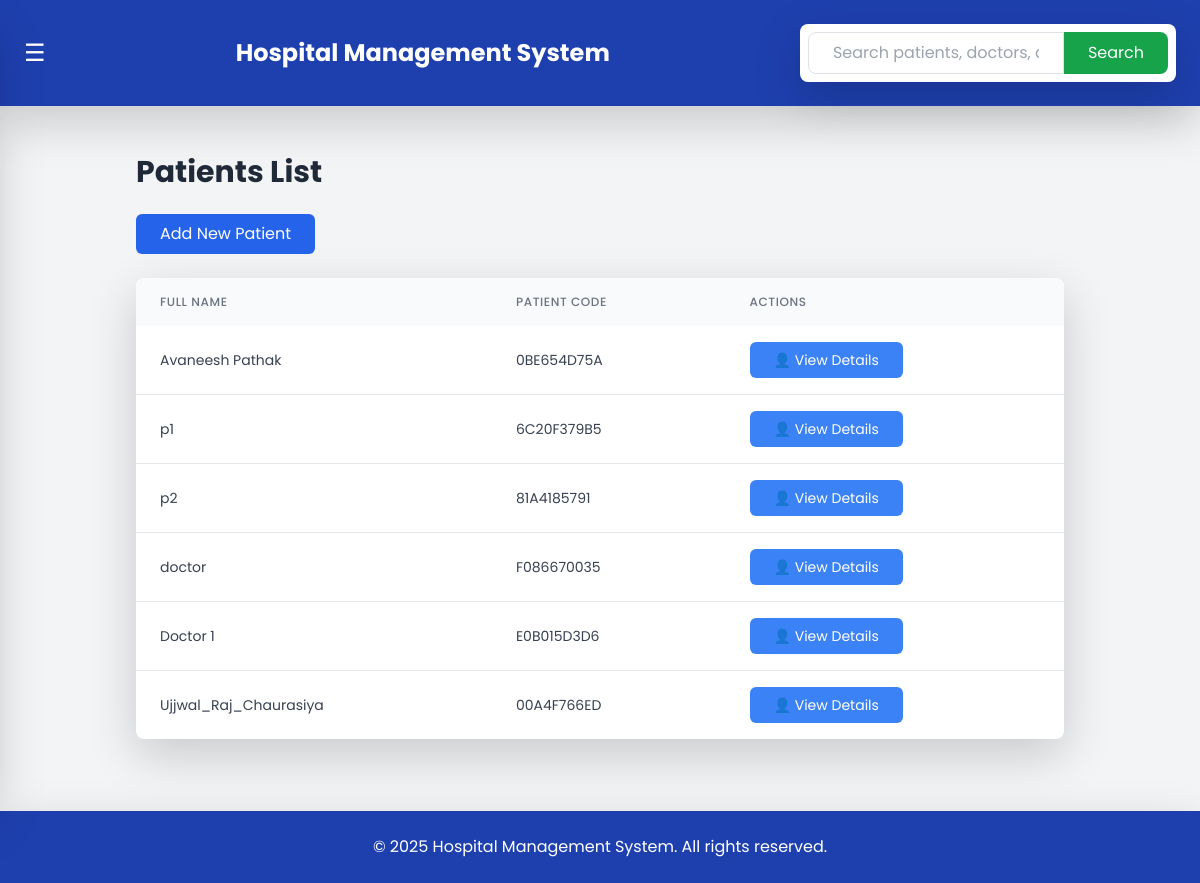
Page /patients/ (signed in) on the committed database.
### hms/models.py (models this page shows, shortened)
class Patient(models.Model):
    patient_code = models.CharField(max_length=10, unique=True, editable=False, blank=True, null=True)
    created_at = models.DateTimeField(default=now)
    user = models.OneToOneField(CustomUser, on_delete=models.CASCADE, related_name="patient")
    date_of_birth = models.DateField(blank=True, null=True)
    contact_number = models.CharField(max_length=15, blank=True, null=True)
    address = models.TextField(blank=True, null=True)
    gender = models.CharField(max_length=10, choices=CustomUser.GENDER_CHOICES, blank=True, null=True)
    aadhar_number = models.CharField(max_length=12, unique=True, validators=[MinLengthValidator(12)], blank=True, null=True)
    blood_group = models.CharField(max_length=3, blank=True, null=True, choices=[
        ('A+', 'A+'), ('A-', 'A-'), ('B+', 'B+'), ('B-', 'B-'),
        ('O+', 'O+'), ('O-', 'O-'), ('AB+', 'AB+'), ('AB-', 'AB-')
    ])
    email = models.EmailField(unique=True, blank=True, null=True)
    guarantor_name = models.CharField(max_length=255, blank=True, null=True)
    guarantor_address = models.TextField(blank=True, null=True)
    guarantor_mobile = models.CharField(max_length=15, blank=True, null=True)
    guarantor_relationship = models.CharField(max_length=50, blank=True, null=True)
    guarantor_gender = models.CharField(max_length=10, choices=CustomUser.GENDER_CHOICES, blank=True, null=True)
    profile_picture = models.ImageField(upload_to='patient_profiles/', blank=True, null=True)

class CustomUser(AbstractUser):
    GENDER_CHOICES = (
        ('male', 'Male'),
        ('female', 'Female'),
        ('other', 'Other'),
    )
    full_name = models.CharField(max_length=255, blank=True, null=True)
    contact_number = models.CharField(max_length=15, blank=True, null=True)
    address = models.TextField(blank=True, null=True)
    gender = models.CharField(max_length=10, choices=GENDER_CHOICES, blank=True, null=True)
    groups = models.ManyToManyField(Group, related_name="customuser_groups", blank=True)
    user_permissions = models.ManyToManyField(Permission, related_name="customuser_permissions", blank=True)

### hms/views.py (the view)
# urls.py: path('patients/', views.patients, name='patients'),
@login_required
def patients(request):
    logger.info("Fetching all patients.")
    patients = Patient.objects.all()
    logger.info(f"Total patients retrieved: {len(patients)}")
    return render(request, 'hms/patients.html', {'patients': patients})

### hms/templates/hms/patients.html (shortened to what this page needs)
{% extends 'hms/base.html' %}
{% block content %}
<div class="container mx-auto p-6">
    <h2 class="text-3xl font-bold text-gray-800 mb-6">Patients List</h2>
    <a href="{% url 'register_patient' %}"
       class="inline-block bg-blue-600 text-white px-6 py-2 rounded-md hover:bg-blue-700 transition duration-300 mb-6">
       Add New Patient
    </a>
    <div class="overflow-x-auto bg-white rounded-lg shadow-lg">
        <table id="patients-table" class="min-w-full border-collapse">
            <thead class="bg-gray-50">
                <tr>
                    <th class="px-6 py-3 text-left text-xs font-medium text-gray-500 uppercase tracking-wider">Full Name</th>
                    <th class="px-6 py-3 text-left text-xs font-medium text-gray-500 uppercase tracking-wider">Patient Code</th>
                    <th class="px-6 py-3 text-left text-xs font-medium text-gray-500 uppercase tracking-wider">Actions</th>
                </tr>
            </thead>
            <tbody class="divide-y divide-gray-200">
                {% for patient in patients %}
                <tr class="hover:bg-gray-50 transition duration-200">
                    <td class="px-6 py-4 text-sm text-gray-700">{{ patient.user.full_name }}</td>
                    <td class="px-6 py-4 text-sm text-gray-700">{{ patient.patient_code }}</td>
                    <td class="px-6 py-4 text-sm">
                        {% if patient.patient_code %}
                            <a href="{% url 'patient_profile' patient.patient_code %}"
                               class="bg-blue-500 text-white px-4 py-2 rounded-md hover:bg-blue-600 transition duration-300">
                               👤 View Details
                            </a>
                        {% endif %}
                    </td>
                </tr>
                {% endfor %}
            </tbody>
        </table>
    </div>
</div>
{% endblock %}

### hms/templates/hms/base.html (style rules this page uses)
body { font-family: 'Poppins', sans-serif; }

### rows in the picture
Patient: user.full_name "Avaneesh Pathak", patient_code "0BE654D75A", shows "👤 View Details"
Patient: user.full_name "p1", patient_code "6C20F379B5", shows "👤 View Details"
Patient: user.full_name "p2", patient_code "81A4185791", shows "👤 View Details"
Patient: user.full_name "doctor", patient_code "F086670035", shows "👤 View Details"
Patient: user.full_name "Doctor 1", patient_code "E0B015D3D6", shows "👤 View Details"
Patient: user.full_name "Ujjwal_Raj_Chaurasiya", patient_code "00A4F766ED", shows "👤 View Details"
